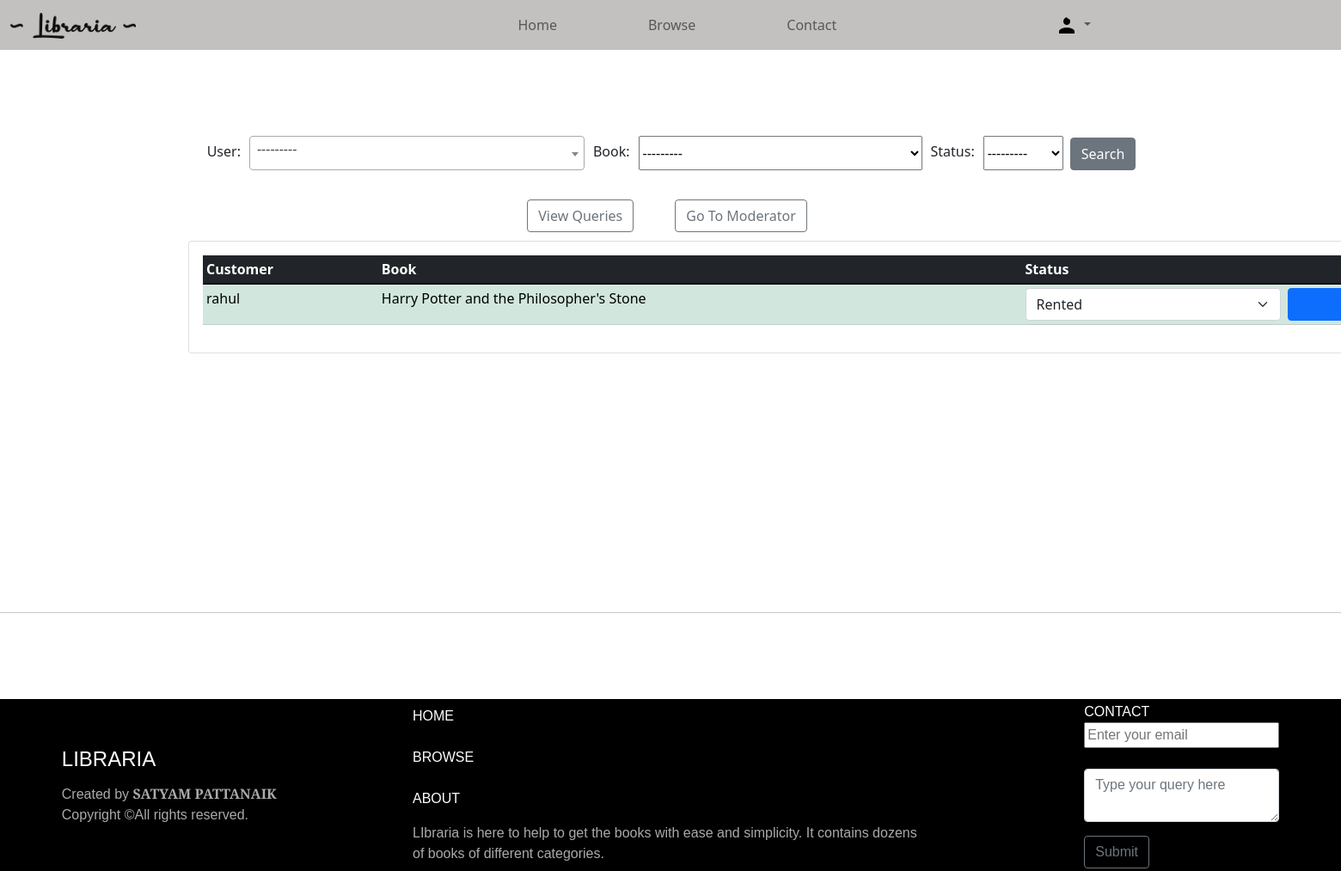
/customers/ (signed in), run on an earlier commit of the app's database.
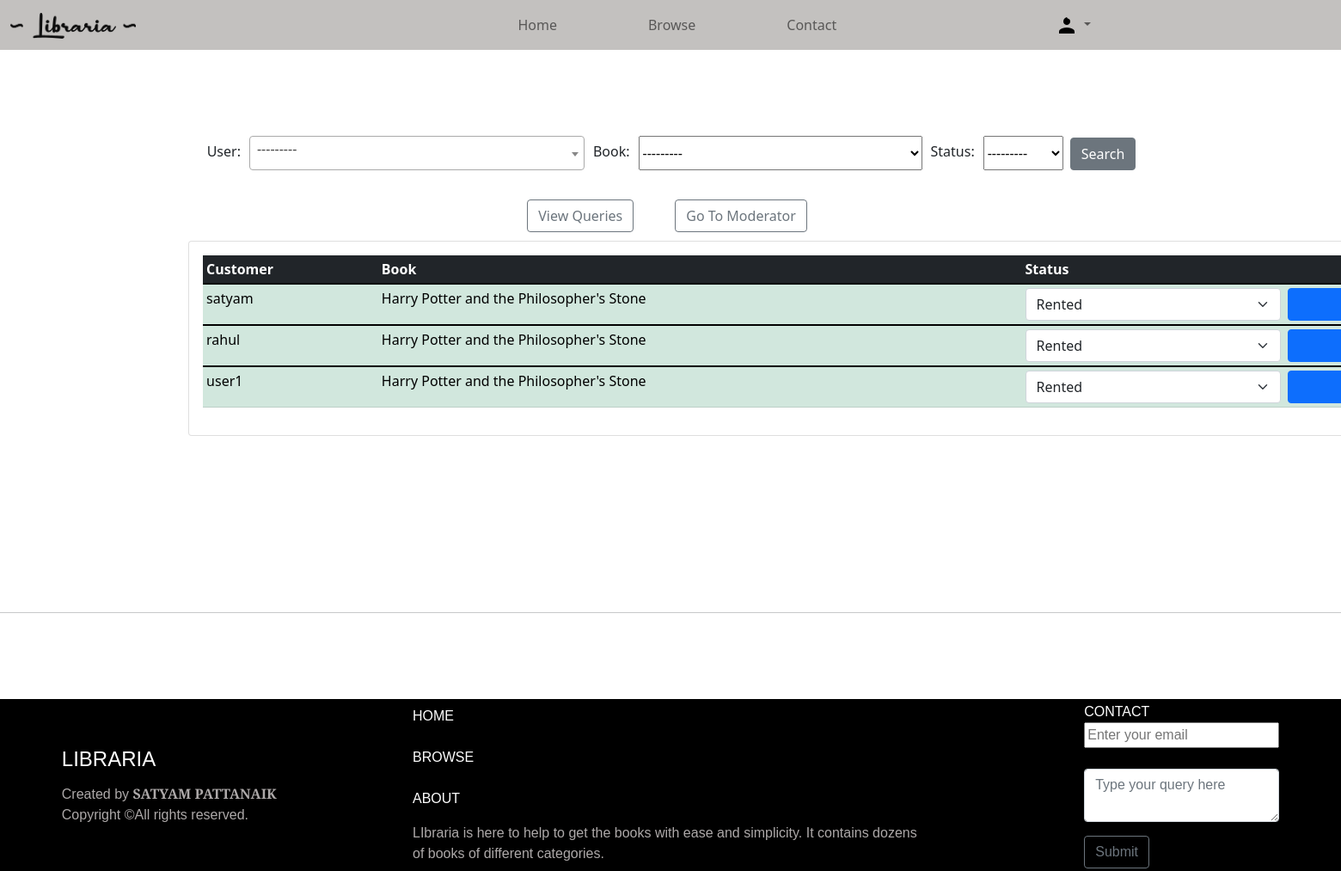
And on a later commit of the database.
### accounts/models.py (models this page shows, shortened)
class Order(models.Model):
    STATUS=(('Rented','Rented'),('Pending','Pending'),('Returned','Returned'))
    user=models.ForeignKey(User,on_delete=models.CASCADE,null=True)
    book=models.ForeignKey(Book, max_length=200, on_delete=models.SET_NULL,null=True)
    status=models.CharField(max_length=200, null=True,choices=STATUS)
    dateordered=models.DateTimeField(auto_now_add=True, null=True)

class Book(models.Model):
    name=models.CharField(max_length=200, null= True)
    category=models.ManyToManyField(Category,related_name='category')
    author=models.CharField(max_length=200,null=True)
    quantity=models.IntegerField(null=True,blank=True)
    language=models.ForeignKey(Language,on_delete=models.CASCADE,null=True,blank=True)
    dimennsions=models.CharField(max_length=100,null=True,blank=True)
    description=models.TextField(max_length=5000,null=True,blank=True)
    image=models.ImageField(default='defaultbook.png',null=True,blank=True)
    upvote=models.ManyToManyField(User,blank=True,related_name='upvote')
    downvote=models.ManyToManyField(User,blank=True,related_name='downvote')
    def __str__(self):
        return self.name

### accounts/decorators.py (the view)
        def wrap_func(request,*args, **kwargs):
            group=None
            if request.user.groups.exists():
                group=request.user.groups.all()[0].name
            if group in allowed_roles:
                return view_func(request,*args, **kwargs)
            else:
                return HttpResponse("not authorized")

### accounts/views.py (called while the page is built)
@login_required(login_url='login')
@allowedUsers(['admin'])
def customers(request):
    group_admin=Group.objects.get(name='admin')
    admin_users=User.objects.filter(groups=group_admin)
    orders=Order.objects.all().order_by('user','dateordered')
    myfilter=Orderfilter(request.GET,queryset=orders)
    orders=myfilter.qs
    context={'orders':orders,'myfilter':myfilter,'admin_users':admin_users}
    return render(request, 'accounts/customers.html',context)

### accounts/templates/accounts/customers.html (shortened to what this page needs)
{% extends 'accounts/main.html' %} {% block content %}
<br><br>
<br><br>
<form id="searchorder" action="" method="GET">
  {{myfilter.form}}
<button class="btn btn-secondary mx-2 search input" type="submit">Search</button>
</form>
<br>
<div class="btns" style="display:flex;padding: 10px; justify-content: center; align-items: center; ">
  <a href="{% url 'viewquery' %}" type="button" class="btn btn-outline-secondary me-5">View Queries</a>
  <a href="{% url 'moderator' %}" type="button" class="btn btn-outline-secondary me-2">Go To Moderator</a>
</div>
<div style="height: 52vh;justify-content: center; align-items:top; display: flex; width: 70%;">
  <div class="row" >
    <div class="col-md">
      <div class="card card-body" style="width: 230%;">
        <table class="table table-success tabble-stripped table-sm" style="justify-content: center; align-items: center; ">
          <thead class="table-dark">
            <tr>
              <th>Customer</th>
              <th>Book</th>
              <th>Status</th>
              <th></th>
            </tr>
          </thead>
          <tbody>
            {% for i in orders %}
            <tr>
              <form action="{% url 'saveorder' i.id  %}" method="POST">
                <td>{{i.user}}</td>
                <td>{{i.book.name}}</td>
                <td><select name="status" class="form-select" aria-label="Default select example">
                  <option selected>{{i.status}}</option>
                </select></td>
                <td>
                  <input type="submit" value="Update" class="btn btn-primary  sm" style="width: 100%;" >
                </td>
              </form>
            </tr>
          </tbody>
        {% endfor %}
      </table>
    </div>
  </div>
</div>
</div>
{% endblock %}

### accounts/templates/accounts/main.html (shortened to what this page needs)
{% load static %}
<!DOCTYPE html>
<html lang="en">
<head>
    <link href="https://cdn.jsdelivr.net/npm/select2@4.1.0-rc.0/dist/css/select2.min.css" rel="stylesheet" />
    <link href="https://cdn.jsdelivr.net/npm/bootstrap@5.1.3/dist/css/bootstrap.min.css" rel="stylesheet"
 />
    <link rel="stylesheet" href="{% static '/css/style.css' %}">
</head>
<body>
    {% include 'accounts/navbar.html' %}
    {%block content %}
    {% endblock %}
    <hr />
</body>
{% include 'accounts/footer.html' %}
</html>

### accounts/templates/accounts/navbar.html (shortened to what this page needs)
{% load static %}
<nav class="navbar navbar-expand-lg navbar-light sticky-lg-top ">
  <div class="container-fluid  ">
    <a class="navbar-brand " href="{% url 'home' %}"><img src="{% static '/images/logo.png' %}" height="30px" alt=""></a>
    <div class="collapse navbar-collapse  " id="navbarSupportedContent">
      <ul class="navbar-nav  ">
        <li class="nav-item ">
          <a class="nav-link " aria-current="page" href="{% url 'home' %}">Home</a>
        </li>
        <li class="nav-item  ">
          <a class="nav-link " aria-current="page" href="{% url 'browse' %}">Browse</a>
        </li>
        <li class="nav-item">
          <a class="nav-link" href="#footer">Contact</a>
        </li>
        <li>
          <div class="collapse navbar-collapse" id="navbarNavDarkDropdown">
            <ul class="navbar-nav">
              <li class="nav-item dropdown">
                <a class="nav-link dropdown-toggle" href="#" id="navbarDarkDropdownMenuLink" role="button" data-bs-toggle="dropdown" aria-expanded="false">
                  <img src="{% static 'images/profile.png' %}" alt="" srcset="">
                </a>
              </li>
            </ul>
          </div>
        </ul>
      </div>
  </div>
</nav>

### accounts/templates/accounts/footer.html (shortened to what this page needs)
<div id="footer">
    <footer class="footer">
        <div class="copyright">
            <p class="sectionTitle title">LIBRARIA</p>
            Created by <strong>SATYAM PATTANAIK</strong><br>
            Copyright &copy;All rights reserved.
        </div>
        <div class="container1">
            <a href="{% url 'home' %}" id="home">HOME</a><br>
            <a href="{% url 'browse' %}" id="booksearch">BROWSE</a><br>
            <p class="SectionTitle" style="color:white;">ABOUT</p>
            <div class="section">LIbraria is here to help to get the books with ease and simplicity. It contains dozens
                of books of different categories.</div>
        </div>
        <div class="container2">
            <div class="SectionTitle" style="color:white;">CONTACT</div>
            <div class="section">
                <form action="{% url 'savequery' %}" method="POST">
                    <input style="width:100%;" type="email" name="emailid" placeholder="Enter your email" id=""><br><br>
                    <div class="mb-3">
                        <textarea class="form-control" name="query" placeholder="Type your query here" id="query"
                            rows="2"></textarea>
                    </div>
                    <input type="submit" value="Submit" class="btn btn-outline-secondary sm">
                </form>
            </div>
        </div>
    </footer>
</div>

### static/css/style.css (style rules this page uses)
* { box-sizing: border-box; }

### accounts/templates/accounts/navbar.html (style rules this page uses)
.navbar { background-color: #c3c1bf; }
.navbar-nav { width: 100%; justify-content: center; padding-left: 150px; }
.nav-item { margin:auto 45px; }

### accounts/templates/accounts/customers.html (style rules this page uses)
#searchorder { justify-content: center; align-items: end; display: flex }
label { padding: 10px; }
#searchorder select,#searchorder span { height: 40px; }

### accounts/templates/accounts/footer.html (style rules this page uses)
html { position: relative; }
body { margin-bottom: 300px; }
footer { width: 100%; }
.footer { position: absolute; bottom: 0; display: flex; width: 100%; background-color: black; color: rgb(173, 169, 169); font-family: 'Alegreya Sans', sans-serif; height: 200px; align-items: center; justify-content: center; }
.title { font-size: x-large; font-weight: 500; }
.copyright { margin-left: 25px; padding-right: 150px; list-style: none; position: absolute; left: 3%; }
.sectionTitle { margin-bottom: 10px; color: white; }
.container1 { display: flex; flex-direction: column; width: 600px; margin-right: 10%; margin-left: 10%; justify-content: center; }
#home { text-decoration: none; color: white; font-weight: 100; }
#booksearch { text-decoration: none; color: white; font-weight: 100; }
.container2 { display: flex; flex-direction: column; margin-right: 25px; padding-left: 150px; position: absolute; right: 3%; }

What changed in the data, as far as the page shows it:
added Order: user "satyam", book.name "Harry Potter and the Philosopher's Stone", status "Rented"
added Order: user "user1", book.name "Harry Potter and the Philosopher's Stone", status "Rented"
